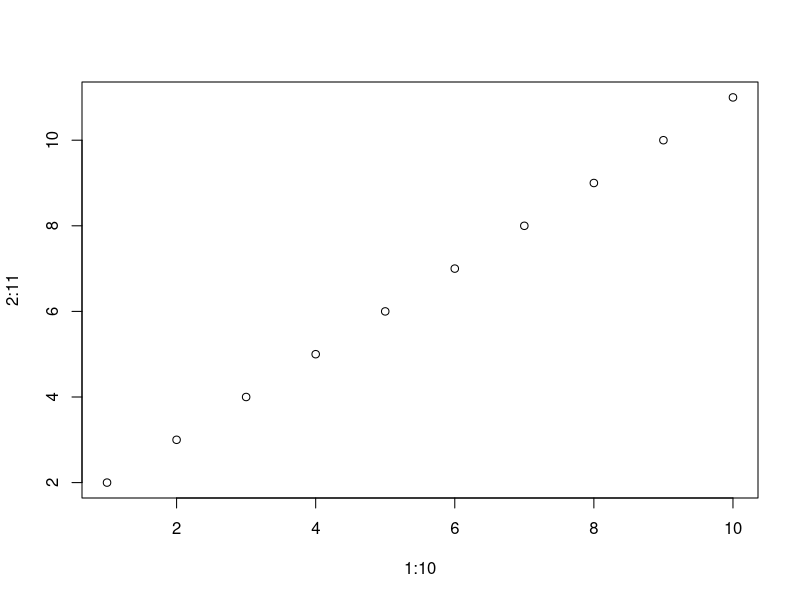
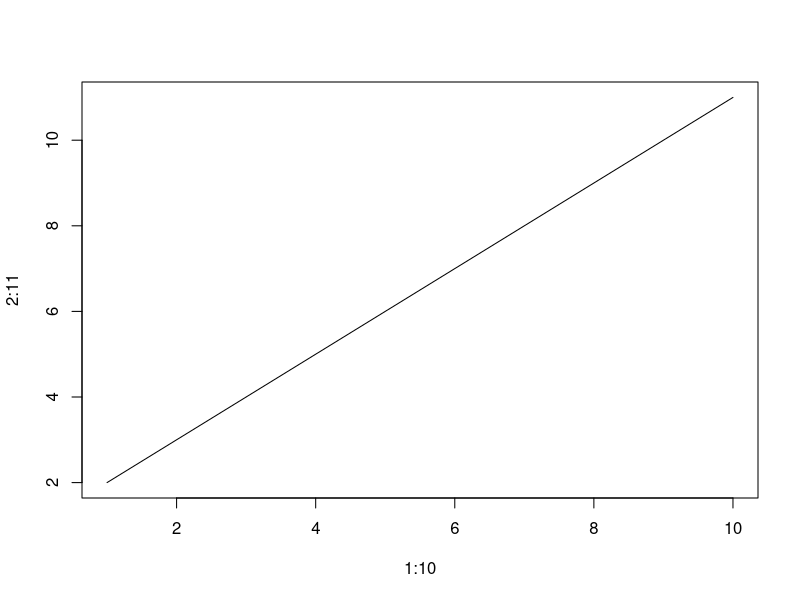
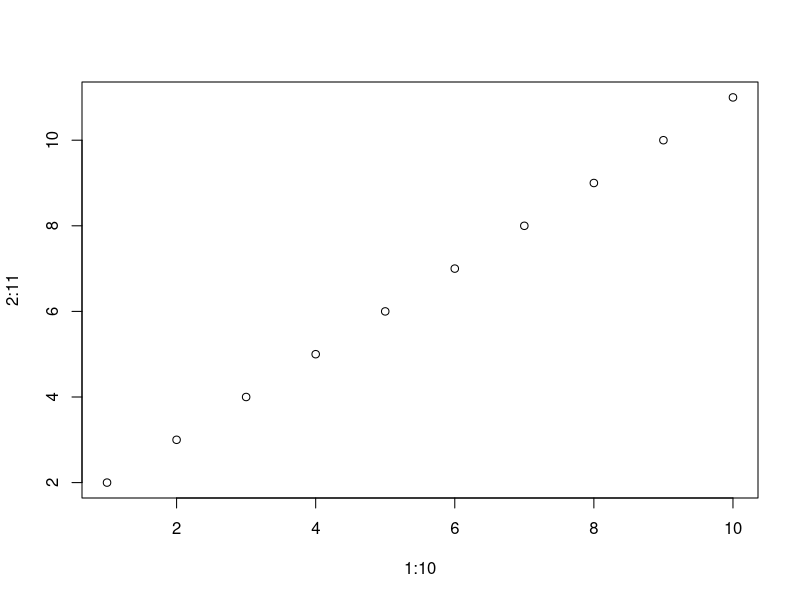
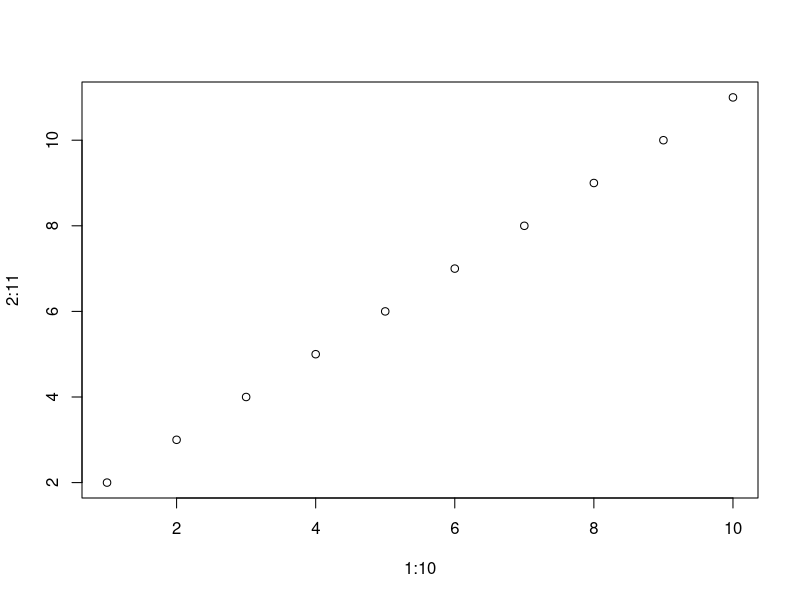
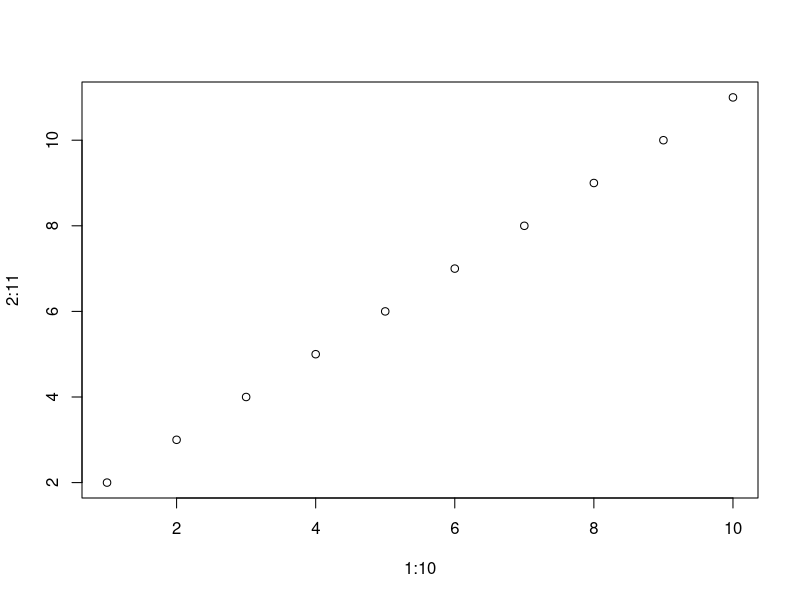
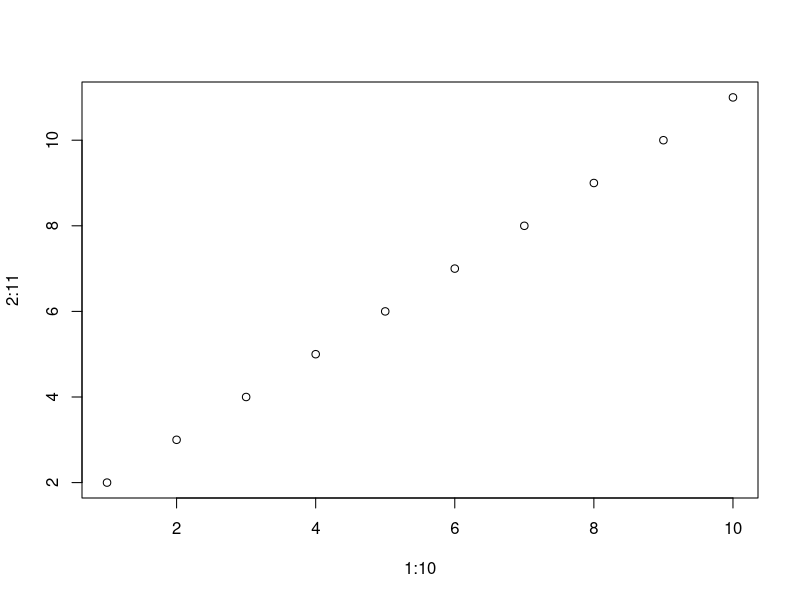
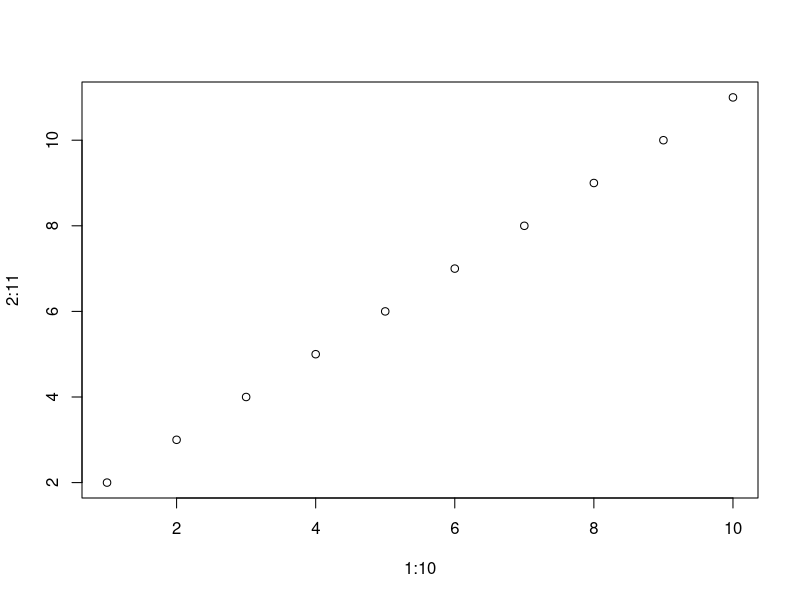
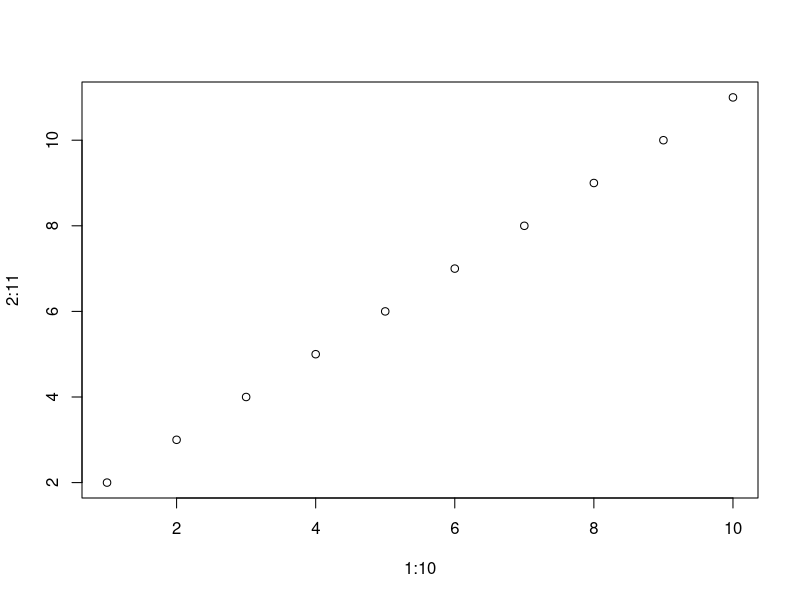

Source code (R) for these figures, in order:
plot(1:10, 2:11)
plot(1:10, 2:11, type = "l")
plot(1:10, 2:11)
plot(1:10, 2:11)
plot(1:10, 2:11)
plot(1:10, 2:11)
plot(1:10, 2:11)
plot(1:10, 2:11)
plot(1:10, 2:11)
plot(1:10, 2:11)
